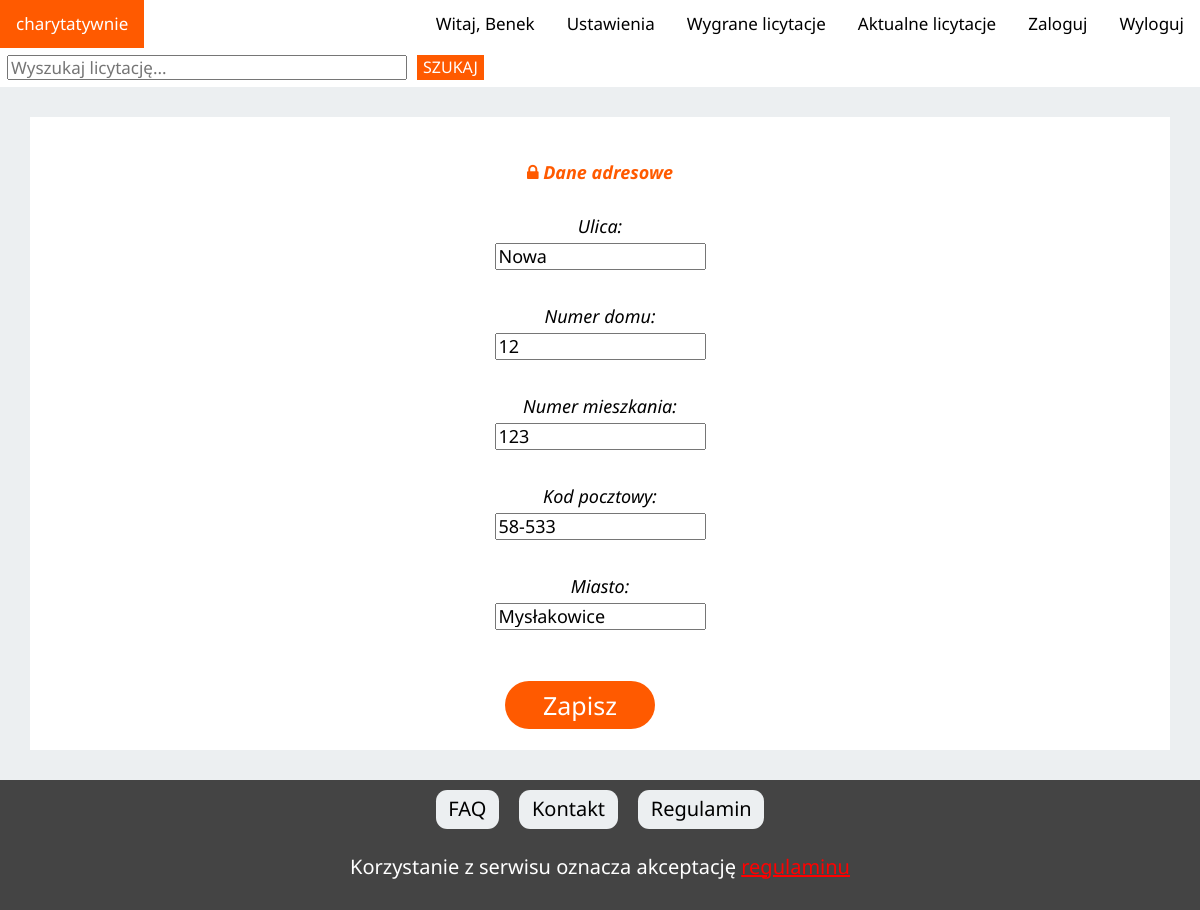
Page /profil.php (signed in) on the committed database.
### tables this page shows
CREATE TABLE `adres` (
  `id_adres` int(11) NOT NULL,
  `kod_pocztowy` varchar(6) DEFAULT NULL,
  `miasto` varchar(45) DEFAULT NULL,
  `ulica` varchar(45) DEFAULT NULL,
  `nr_domu` int(11) DEFAULT NULL,
  `nr_lokalu` int(11) DEFAULT NULL,
  `id_klienci` int(11) NOT NULL
);

### profil.php (the view, shortened to what this page needs)
<?php
	$id_klienci = $_SESSION['id_klienci'];
	require_once "connect.php";
	$conn = new mysqli($servername, $username, $password, $dbname);
	$conn -> query("SET NAMES 'utf8'");
	$sql = "SELECT * FROM adres WHERE id_klienci='$id_klienci'";
	if($result = @$conn->query($sql))
	{
		$row = $result -> fetch_assoc();
		$u = $row['ulica'];
		$k = $row['kod_pocztowy'];
		$m = $row['miasto'];
		$d = $row['nr_domu'];
		$l = $row['nr_lokalu'];
	}
?>
<!DOCTYPE HTML>
<html lang="pl">
<head>
	<link rel="stylesheet" type="text/css" href="css/normalize.css">
	<link rel="stylesheet" type="text/css" href="css/style.css">
		<link rel="stylesheet" type="text/css" href="css/hamburger.css">
	<link rel="stylesheet" type="text/css" href="css/mobile.css" media="(max-width: 800px">
	<link rel="stylesheet" type="text/css" href="css/profil.css">
	<link rel="stylesheet" type="text/css" href="css/menu.css">
	<link href="https://stackpath.bootstrapcdn.com/font-awesome/4.7.0/css/font-awesome.min.css" rel="stylesheet">
	<link href="fontawesome/css/all.css" rel="stylesheet">
</head>
<body>
<link rel="stylesheet" href="https://cdnjs.cloudflare.com/ajax/libs/font-awesome/4.7.0/css/font-awesome.min.css">
	<link rel="stylesheet" href="https://cdnjs.cloudflare.com/ajax/libs/font-awesome/4.7.0/css/font-awesome.min.css">
	<div class="topnav" id="myTopnav">
	    <a href="index.php" class="active">charytatywnie</a>
	    <a href="wyloguj.php">Wyloguj</a>
		<a href="logowanie.php">Zaloguj</a>
	    <a href="koszyk.php">Aktualne licytacje</a>
		<a href="zamowienia.php">Wygrane licytacje</a>
		<a href="profil.php">Ustawienia</a>
		<a href="#">
			<?php
				if ((isset($_SESSION['zalogowany'])) && ($_SESSION['zalogowany']==true))
				{
					echo "Witaj, ".$_SESSION['imie'];
				}
			?>
		</a>
		<a class="forma">
		  	<form action="wyszukaj.php" method="get" class="form_inline2">
						<input type="text" name="search_input" class="search_input" placeholder="Wyszukaj licytację...">
						<input type="submit" name="search_button" class="search_button" value="SZUKAJ">
			</form>
		</a>
	</div>
	<div id="container">
		<div id="main">
			<div class="login-popup-wrap new_login_popup">
				<div id="container_dane">
					<?php
						$sql = "SELECT * FROM adres WHERE id_klienci='$id_klienci'";
						if(@$result = $conn->query($sql))
						{
							$row = $result -> fetch_assoc();
							$u = $row['ulica'];
							$k = $row['kod_pocztowy'];
							$m = $row['miasto'];
							$d = $row['nr_domu'];
							$l = $row['nr_lokalu'];
						}
					?>
					<form action="#" method="post">
						<div class="login-popup-heading text-center">
					    	<h4><i class="fa fa-lock" aria-hidden="true"></i> Dane adresowe </h4>
					    </div>
						<div class="form-group">
							Ulica: <br/> <input type="text" class="form-control" name="ulica" id="ulica" value="<?php echo $u;?>"/>
						</div>
						<br>
						<div class="form-group">
							Numer domu: <br/> <input type="text" class="form-control" name="nr" id="nr_domu" value="<?php echo $d;?>"/>
						</div>
						<br>
						<div class="form-group">
							Numer mieszkania: <br/> <input type="text" class="form-control" name="nrm" id="nr_lokalu" value="<?php echo $l;?>"/>
						</div>
						<br>
						<div class="form-group">
							Kod pocztowy: <br/> <input type="text" class="form-control" name="zipcode" id="kod_pocztowy" value="<?php echo $k;?>"/>
						</div>
						<br>
						<div class="form-group">
								Miasto: <br/> <input type="text" class="form-control" name="miasto" id="miasto" value="<?php echo $m;?>"/>
							</div>
						<br>
						<button type="submit" class="btn btn-default login-popup-btn " id="ustaw_dane_btn" name="submit">Zapisz</button>
					</form>
				</div>
			</div>
		</div>
	</div>
    <div id="centeredmenu">
	   <ul>
	      <li><a href="FAQ.php">FAQ</a></li>
	      <li><a href="kontakt.php">Kontakt</a></li>
	      <li><a href="regulamin.php">Regulamin</a></li>
	   </ul>
	</div>
	<div id="footer">
		Korzystanie z serwisu oznacza akceptację
		<a href="regulamin.php">
		</a>
	</div>
</body>
</html>

### css/style.css (style rules this page uses)
* { -moz-box-sizing: border-box; -webkit-box-sizing: border-box; box-sizing: border-box; }
#container { background: #FFFFFF; margin: 2.5% auto; width: 95%; padding: 1rem; }
#main { width: 100%; margin:0 height: auto; text-align: justify; font-style: italic; }
#footer { color: white; width: 100%; text-align: center; background-color: #444; padding: 2rem 2rem 2rem 2rem; }
body { background-color: #ECEFF1; color: #000000; font-family: 'Noto Sans', sans-serif; font-size: 20px; margin: 0 !important; }
a { color: red; height: 8 px; }
ul { margin: 30px 0 30px 0; padding: 0; }

### css/hamburger.css (style rules this page uses)
.topnav { background-color: #FFF; overflow: hidden; }
.topnav a { float: right; display: block; color: black; text-align: center; padding: 14px 16px; text-decoration: none; font-size: 17px; }
.topnav a.active { outline: none; float: left; background-color: #FF5A00; color: white; }
.topnav a.forma { height: 100%; float: left; display: block; color: black; text-align: center; padding:7px; text-decoration: none; font-size: 17px; }

### css/profil.css (style rules this page uses)
#container_dane { font-size: 18px; line-height: 30px; height: 100%; text-align: center; }
.login-popup-heading>h4 { color: #FF5A00; font-size: 18px; line-height: 30px; }
.new_reg_popup, .new_login_popup { border-radius: 2px; min-height: 332px; width: 300px; margin: 0px auto; }
.login-popup-btn { background: #FF5A00; border: none; border-radius: 25px; color: #fff; display: block; font-size: 18px; height: 48px; line-height: 28px; margin: 20px auto 5px; width: 150px; -webkit-transition: all 700ms ease; -moz-transition: all 700ms ease; -ms-transition: all 700ms ease; -o-transition: all 700ms ease; }
#ustaw_dane_btn { position: relative; left: 15%; margin-left: 10px; font-size: 25px; background-color: #FF5A00; color: white; border: none; padding: 5px; text-align: center; text-decoration: none; }

### css/menu.css (style rules this page uses)
#centeredmenu { font-style: normal; float:left; width:100%; overflow:hidden; position:relative; padding-bottom: 1rem; }
#centeredmenu ul { clear:left; float:left; list-style:none; margin:0; padding:0; position:relative; left:50%; text-align:center; }
#centeredmenu ul li { display:block; float:left; list-style:none; margin:0; padding:10px; position:relative; right:50%; }
#centeredmenu ul li a { display:block; margin:0 0 0 0px; padding:0.4rem 0.8rem 0.4rem; background-color: #ECEFF1; color: black; text-decoration:none; line-height:1.3em; border-radius: 0.7rem; }
.search_button { margin-left: 10px; float: left; background-color: #FF5A00; color: white; border: none; text-align: center; text-decoration: none; font-size: 16px; }
.search_input { width: 400px; }
.form_inline2 { display: flex; }

### css/mobile.css (style rules this page uses)
.search_input { width: 100%; }

### rows in the picture
adres: ulica "Nowa", nr "12", nrm "123", zipcode "58-533", miasto "Mysłakowice"

### other values in the picture
$_SESSION['imie'] "Benek"
